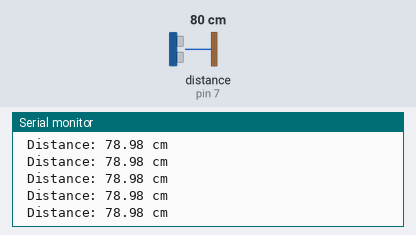
This sketch was run on a simulated Arduino Uno, built with avr-gcc and run on an emulated ATmega328P. Parts: the last lines printed to the serial monitor. Wiring (inferred from the names in the program): ultrasonic range finder: trigger pin 4; echo pin 7. Inputs (shaded band) come from the test bench; at power-on: distance to the obstacle (sensor on pin 7) 80 cm. The echo pulse lasts 58.3 µs per cm.

Above: at 1.2 s.
1.3 s: distance to the obstacle (sensor on pin 7) set to 250 cm
At 1.5 s:
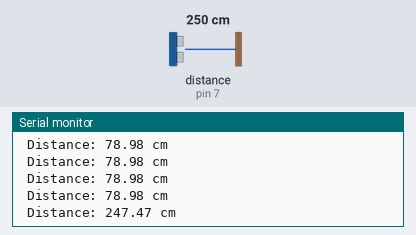
4.3 s: distance to the obstacle (sensor on pin 7) set to 2 cm
At 4.39 s:
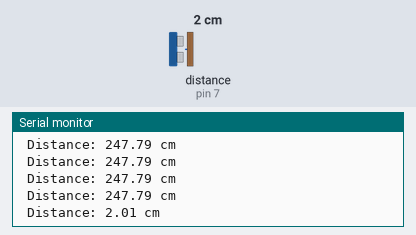
5.8 s: distance to the obstacle (sensor on pin 7) set to 35 cm
At 5.8 s:
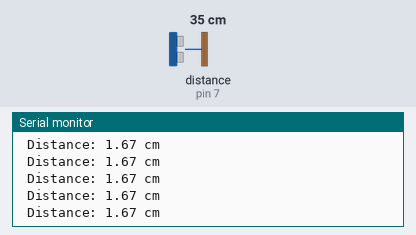
8.8 s: distance to the obstacle (sensor on pin 7) set to 250 cm
At 8.9 s:
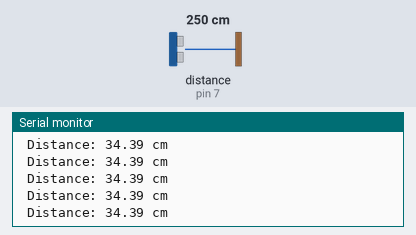
Timing chart, 0 to 11.8 s (numbered marks = the images above; inputs shaded):
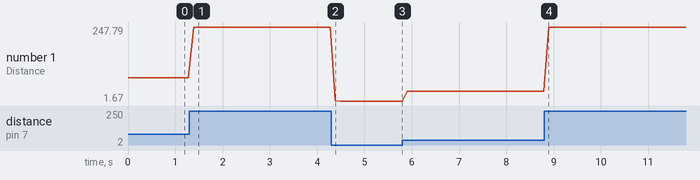

Measured:
- after the input at 1.3 s, the serial monitor: prints a new line after 0.09 s (image 1)
- after the input at 4.3 s, the serial monitor: prints a new line after 0.08 s (image 2)
- plotted number 1: 78.98 → 247.79 after the input at 1.3 s, 247.79 → 1.67 after the input at 4.3 s, 1.67 → 34.39 after the input at 5.8 s, 34.39 → 247.79 after the input at 8.8 s

The sketch:

ultrasonicSensor.ino
```cpp
int triggerPin=4;
int echoPin=7;

float distance;
float duration;

void setup()
{
  Serial.begin(9600);
  pinMode(triggerPin,OUTPUT);
  pinMode(echoPin, INPUT);
}

void loop()
{

  digitalWrite(triggerPin, LOW);
  delayMicroseconds(10); // Wait for 2 microseconds

  digitalWrite(triggerPin, HIGH);
  delayMicroseconds(10); // Wait for 10 microseconds

  digitalWrite(triggerPin, LOW);


  duration=pulseIn(echoPin, HIGH);
  distance=(duration*0.034)/2;

  Serial.print("\n Distance: ");
  Serial.print(distance);
  Serial.print(" cm");
  delay(100);
}
              
```
